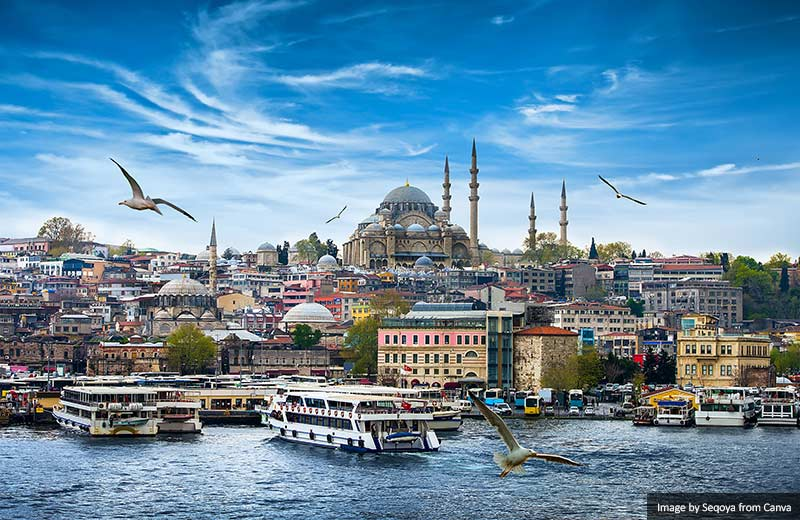
#> input picture images/Istanbul.jpg, 800 x 520 px, found by its file name
$ python 14.gradients.py
#> lines starting #> are read from the running program, lines starting #| are printed output that depends on the picture; after the words box and inside, x2 and y2 are one past the last pixel; in counts of white or black regions, pixels touching at a corner belong together
from math import comb
import cv2 as cv
import numpy as np

img = cv.imread("Istanbul.jpg")
#> img is the input picture: shape (520, 800, 3); mean B, G, R 163.6, 138.7, 101.1
cv.imshow("Istanbul", img)

gray = cv.cvtColor(img, cv.COLOR_BGR2GRAY)
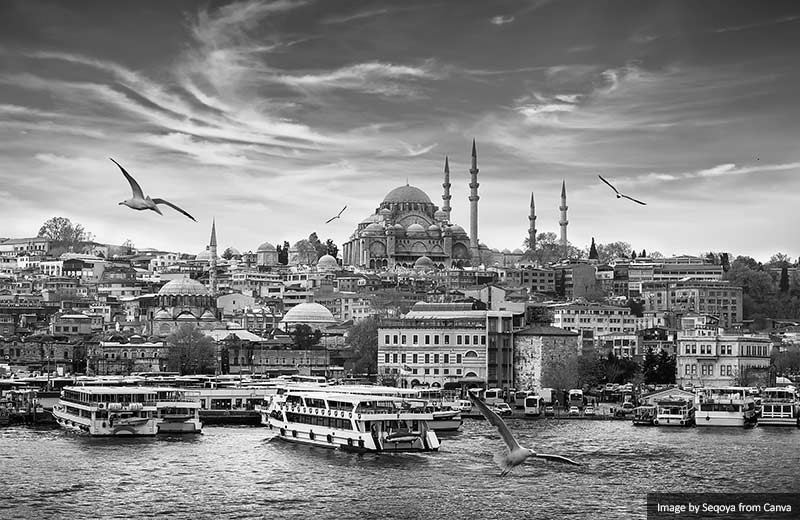
#> gray: shape (520, 800); min 0, max 255, mean 130.3
cv.imshow("Gray", gray)

# Laplacian
lap = cv.Laplacian(gray, cv.CV_64F)
lap = np.uint8(np.absolute(lap))
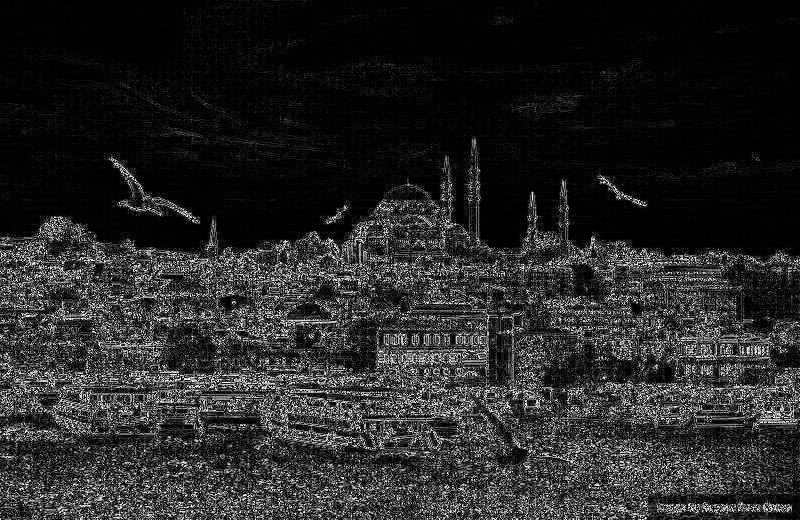
#> lap: shape (520, 800); min 0, max 255, mean 39.1
cv.imshow("Laplacian", lap)

# Sobel
sobelx = cv.Sobel(gray, cv.CV_64F, 1, 0)
sobely = cv.Sobel(gray, cv.CV_64F, 0, 1)
combine_sobel = cv.bitwise_or(sobelx, sobely)
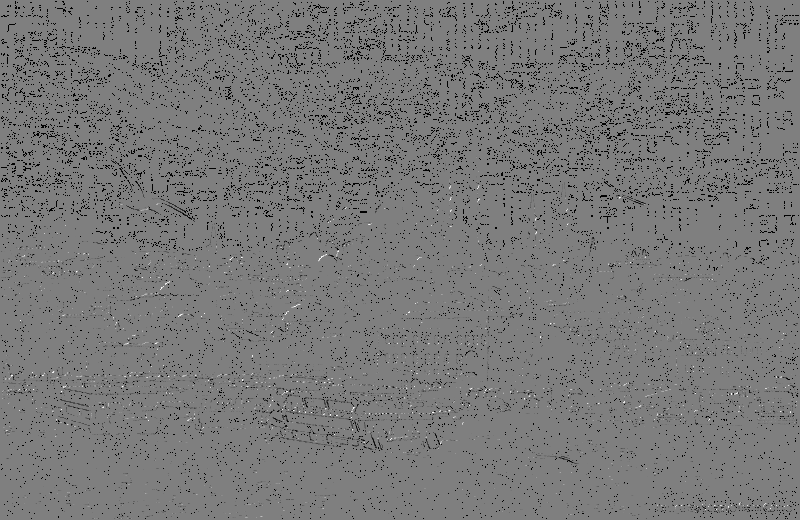
#> combine_sobel: shape (520, 800) float64; 4.37% of the values are NaN or infinite; the others: min -130944, max 130944, mean -765.3; drawn with min black, max white, NaN and infinite black

cv.imshow("Sobel X", sobelx)
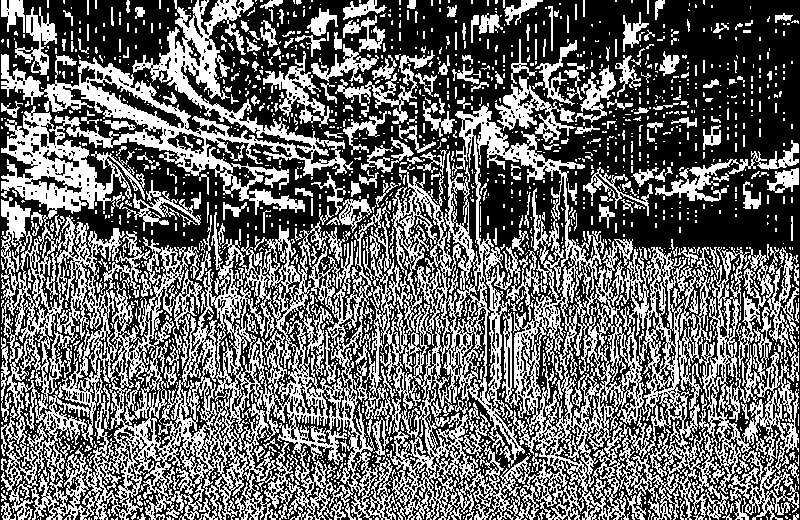
#> window 'Sobel X': shape (520, 800); 41.4% white; 1884 white regions (1569 under 20 px), largest, box (x1, y1, x2, y2) and area: (1, 0, 799, 520) 127555, (495, 76, 576, 144) 1752, (655, 140, 799, 202) 1717
cv.imshow("Sobel Y", sobely)
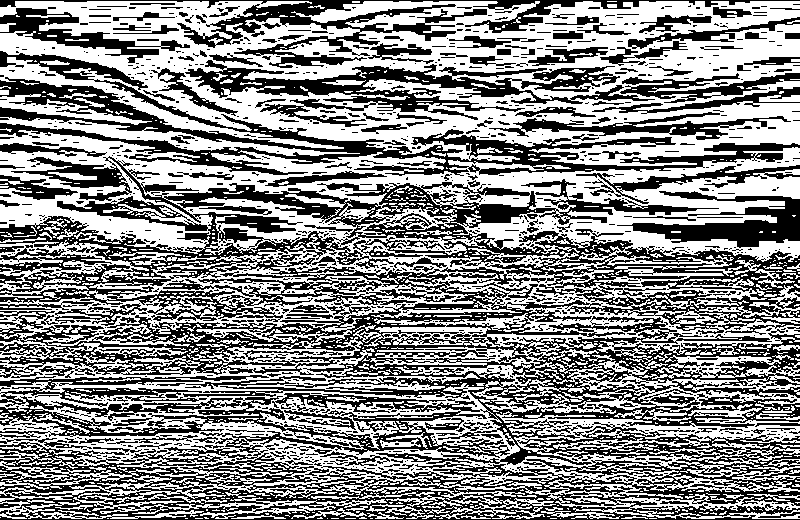
#> window 'Sobel Y': shape (520, 800); 53.7% white; 1397 black regions (1143 under 20 px), largest, box (x1, y1, x2, y2) and area: (0, 156, 800, 520) 114492, (0, 51, 800, 176) 17078, (185, 60, 655, 127) 9344
cv.imshow("Sobel Combine", combine_sobel)
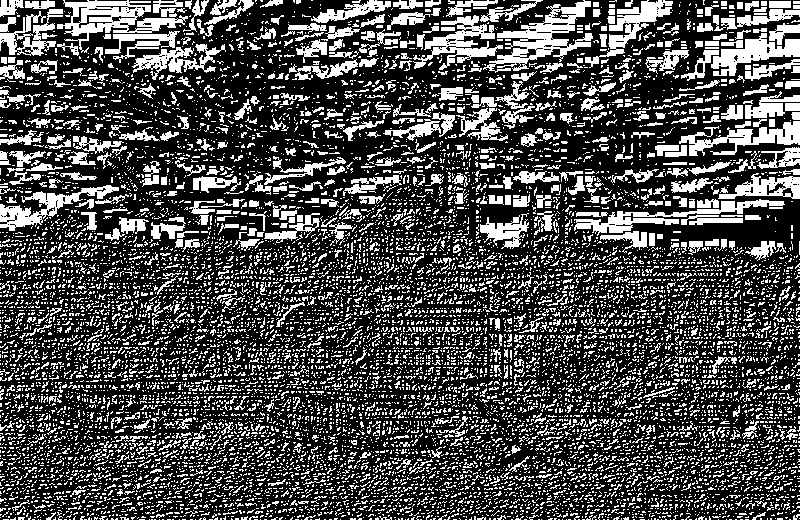
#> window 'Sobel Combine': shape (520, 800); 29.3% white; 12192 white regions (11359 under 20 px), largest, box (x1, y1, x2, y2) and area: (483, 0, 593, 73) 2663, (57, 0, 188, 53) 2395, (574, 199, 785, 236) 1777

canny = cv.Canny(gray, 150, 175)
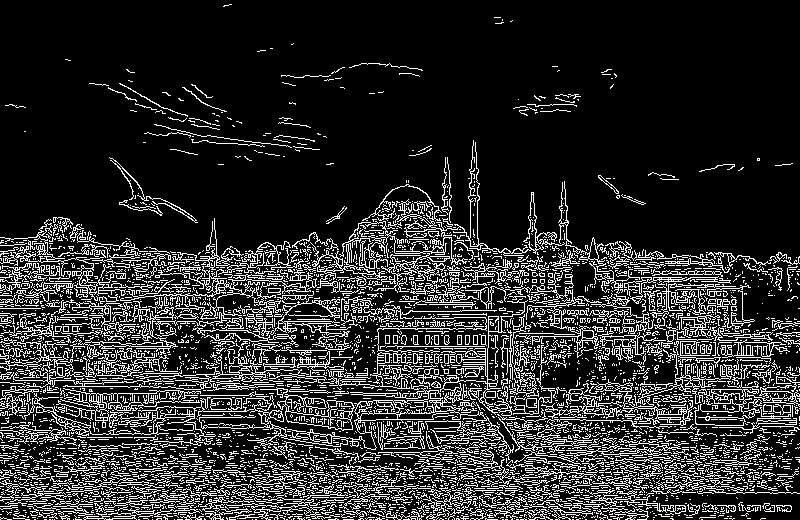
#> canny: shape (520, 800); 17.3% white in thin lines or dots
cv.imshow("Canny", canny)


cv.waitKey(0)

$ run again, with images/lion.jpg copied over images/Istanbul.jpg
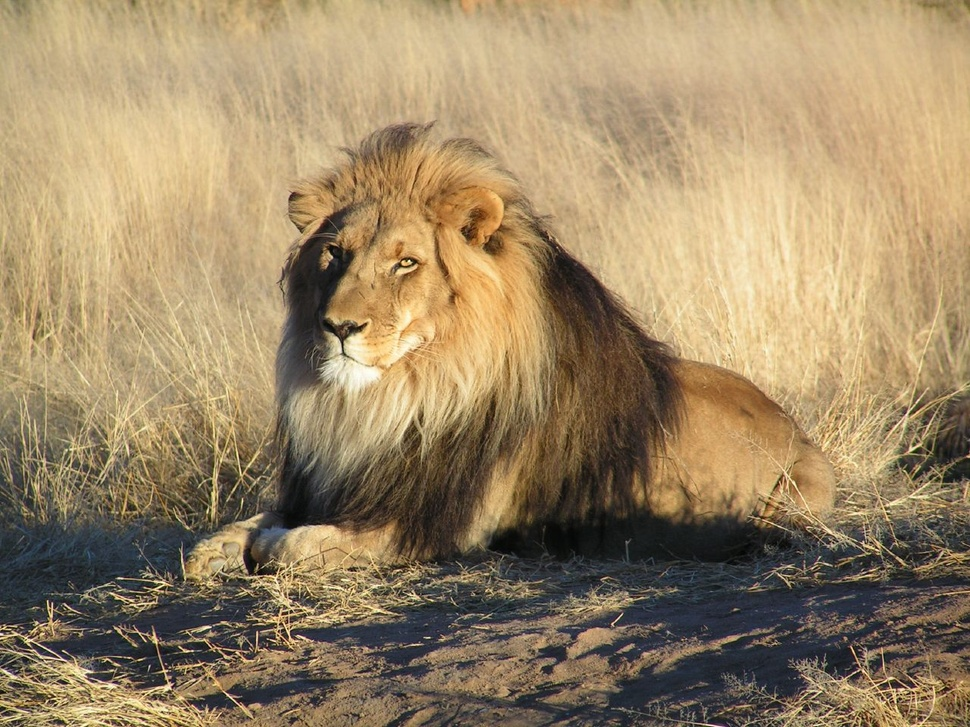
#> input picture images/lion.jpg, 970 x 727 px, shrunk from 1280 x 960 before the run, found by its file name
#> img is the input picture: shape (727, 970, 3); mean B, G, R 102.3, 135.3, 156.2
#> `cv.imshow("Sobel X", sobelx)`:
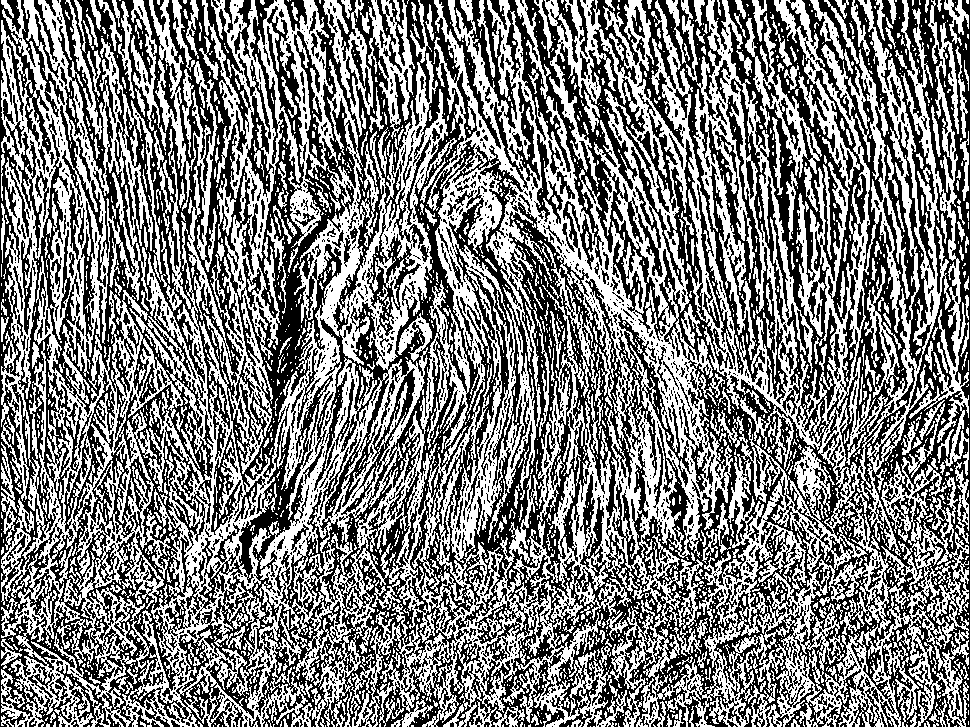
#> window 'Sobel X': shape (727, 970); 49.3% white; 2463 white regions (2039 under 20 px), largest, box (x1, y1, x2, y2) and area: (1, 0, 969, 727) 267836, (149, 0, 338, 474) 20638, (368, 0, 415, 139) 2383
#> `canny = cv.Canny(gray, 150, 175)`:
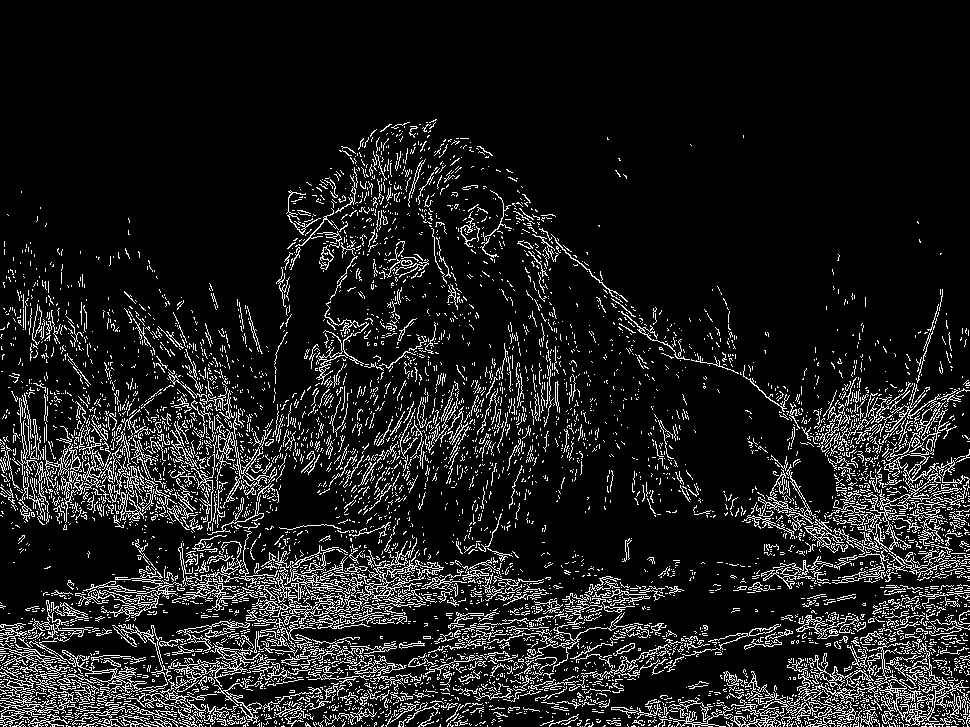
#> canny: shape (727, 970); 11% white in thin lines or dots, all inside (x1, y1, x2, y2) = (0, 119, 970, 727)

$ run again, with images/ozanguven.jpg copied over images/Istanbul.jpg
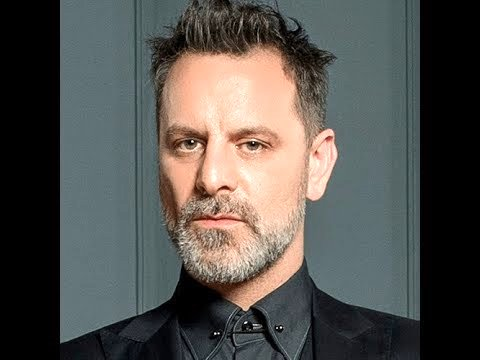
#> input picture images/ozanguven.jpg, 480 x 360 px, found by its file name
#> img is the input picture: shape (360, 480, 3); mean B, G, R 78.2, 82.2, 84.1
#> `cv.imshow("Sobel X", sobelx)`:
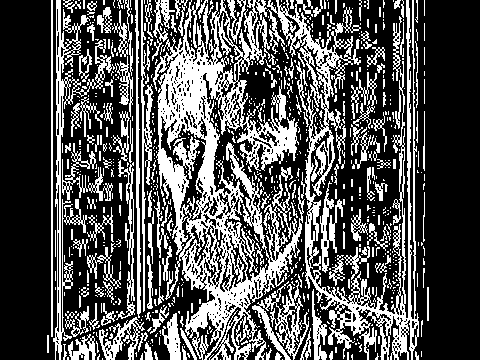
#> window 'Sobel X': shape (360, 480); 32.7% white; 828 white regions (662 under 20 px), largest, box (x1, y1, x2, y2) and area: (153, 0, 305, 360) 20795, (267, 0, 419, 360) 10452, (53, 0, 96, 360) 2517
#> `canny = cv.Canny(gray, 150, 175)`:
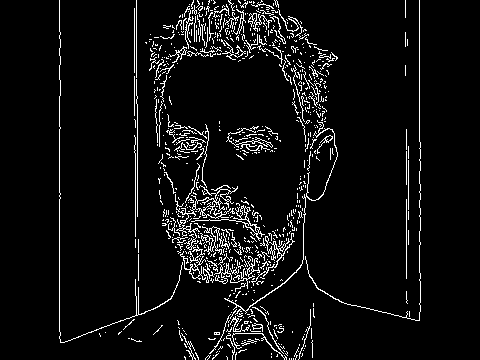
#> canny: shape (360, 480); 5.9% white in thin lines or dots, all inside (x1, y1, x2, y2) = (59, 0, 421, 360)
